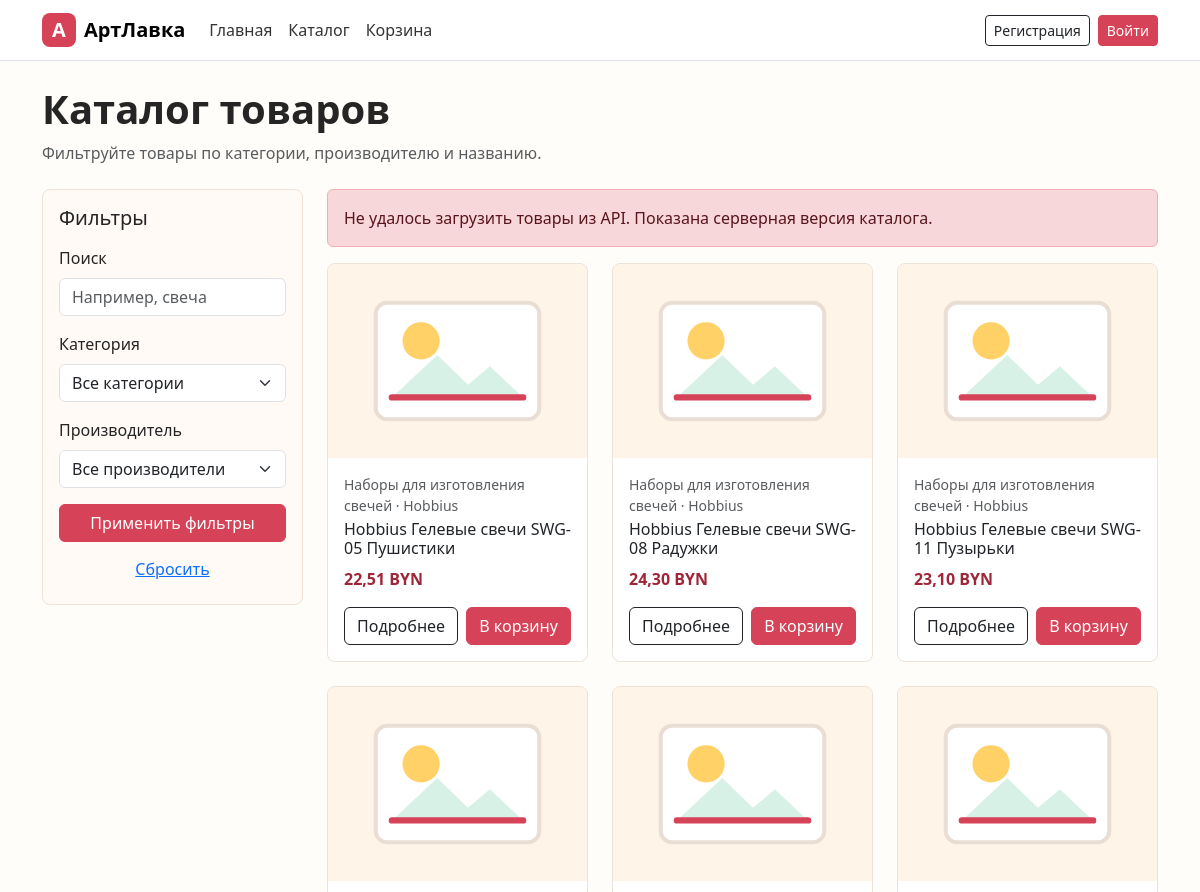
Page /catalog/ (upper part) on the earlier database version.
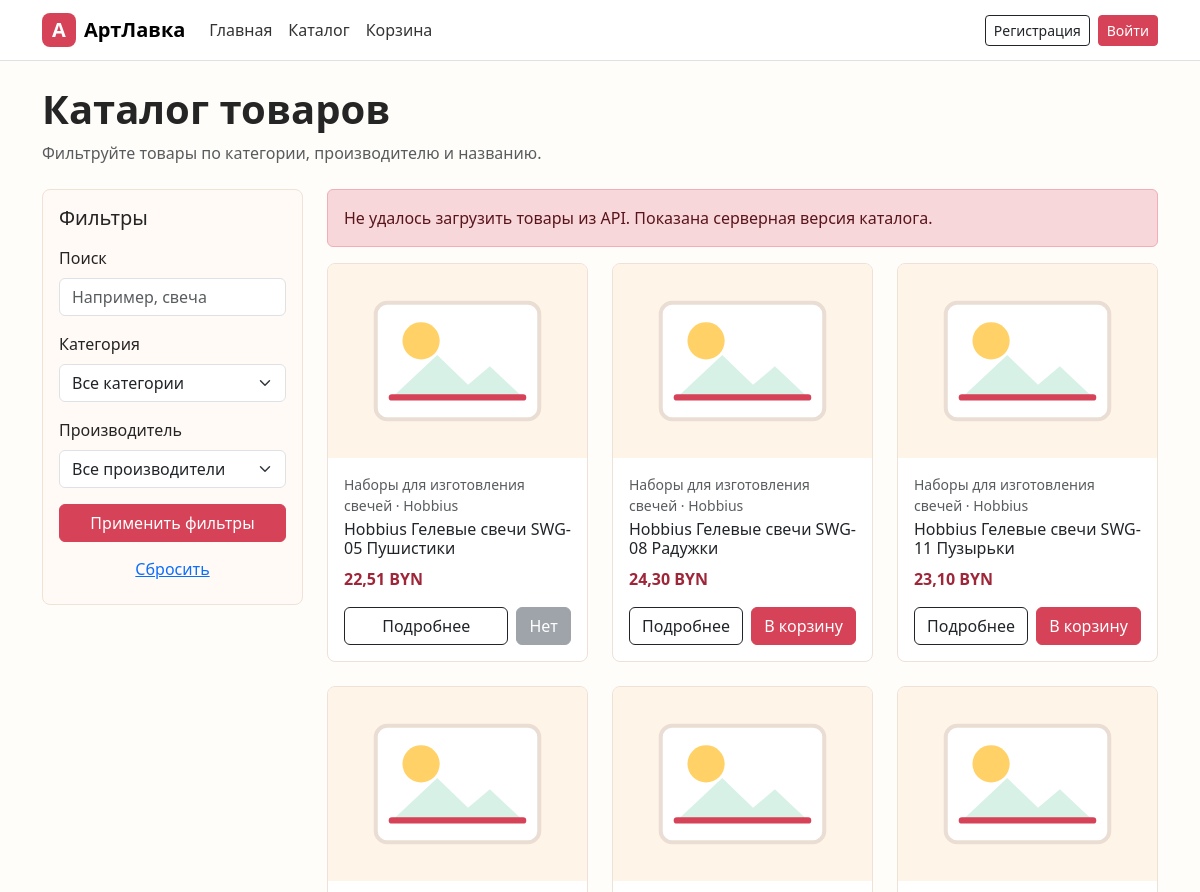
Same page on the later database version.
### shop/models.py (models this page shows, shortened)
class Product(models.Model):
    name = models.CharField(max_length=200)
    description = models.TextField()
    product_image = models.ImageField(upload_to='products/')
    price = models.DecimalField(max_digits=10, decimal_places=2)
    stock_quantity = models.IntegerField()
    category = models.ForeignKey(
        Category,
        on_delete=models.CASCADE,
        related_name="products"
    )
    manufacturer = models.ForeignKey(
        Manufacturer,
        on_delete=models.CASCADE,
        related_name="products"
    )

class Category(models.Model):
    name = models.CharField(max_length=100)
    description = models.TextField(blank=True, null=True)

class Manufacturer(models.Model):
    name = models.CharField(max_length=100)
    country = models.CharField(max_length=100)
    description = models.TextField(blank=True, null=True)

### shop/views.py (the view)
# urls.py: path('catalog/', views.product_list, name='product_list'),
@ensure_csrf_cookie
def product_list(request):
    products = Product.objects.select_related("category", "manufacturer").order_by("name")
    categories = Category.objects.all()
    manufacturers = Manufacturer.objects.all()
    category_id = request.GET.get('category')
    manufacturer_id = request.GET.get('manufacturer')
    search_query = request.GET.get('search')
    if category_id:
        products = products.filter(category_id=category_id)
    if manufacturer_id:
        products = products.filter(manufacturer_id=manufacturer_id)
    if search_query:
        products = products.filter(
            Q(name__icontains=search_query) |
            Q(description__icontains=search_query)
        )
    paginator = Paginator(products, 9)
    page_obj = paginator.get_page(request.GET.get('page'))
    query_params = request.GET.copy()
    query_params.pop('page', None)
    context = {
        'products': page_obj,
        'page_obj': page_obj,
        'categories': categories,
        'manufacturers': manufacturers,
        'selected_category': category_id or '',
        'selected_manufacturer': manufacturer_id or '',
        'search_query': search_query or '',
        'query_string': query_params.urlencode(),
    }
    return render(request, 'shop/product_list.html', context)

### shop/templates/shop/product_list.html (shortened to what this page needs)
{% extends 'base.html' %}
{% block content %}
<div class="container py-4">
    <div class="mb-4">
        <h1 class="fw-bold mb-2">Каталог товаров</h1>
        <p class="text-muted mb-0">Фильтруйте товары по категории, производителю и названию.</p>
    </div>
    <div class="row g-4">
        <aside class="col-md-3">
            <form class="filter-panel p-3" method="get" id="catalog-filter-form">
                <h2 class="h5 mb-3">Фильтры</h2>
                <div class="mb-3">
                    <label class="form-label" for="search">Поиск</label>
                    <input class="form-control" type="search" id="search" name="search" value="{{ search_query }}" placeholder="Например, свеча">
                </div>
                <div class="mb-3">
                    <label class="form-label" for="category">Категория</label>
                    <select class="form-select" id="category" name="category">
                        <option value="">Все категории</option>
                    </select>
                </div>
                <div class="mb-3">
                    <label class="form-label" for="manufacturer">Производитель</label>
                    <select class="form-select" id="manufacturer" name="manufacturer">
                        <option value="">Все производители</option>
                    </select>
                </div>
                <button class="btn btn-primary w-100" type="submit">Применить фильтры</button>
                <a class="btn btn-link w-100 mt-2" href="{% url 'product_list' %}">Сбросить</a>
            </form>
        </aside>
        <section class="col-md-9">
            <div id="catalog-error" class="alert alert-danger d-none" role="alert"></div>
            <div class="row g-4" id="product-list" data-api-catalog="true">
                {% for product in products %}
                    <div class="col-sm-6 col-lg-4">
                        {% include 'shop/partials/product_card.html' with product=product %}
                    </div>
                {% empty %}
                    <div class="col-12">
                        <div class="alert alert-info">По выбранным фильтрам товары не найдены.</div>
                    </div>
                {% endfor %}
            </div>
        </section>
    </div>
</div>
{% endblock %}

### shop/templates/shop/partials/product_card.html
{% load static %}
<article class="card product-card h-100">
    <img src="{% if product.product_image %}{{ product.product_image.url }}{% else %}{% static 'images/product-placeholder.svg' %}{% endif %}" class="card-img-top" alt="{{ product.name }}" onerror="this.src='{% static 'images/product-placeholder.svg' %}'">
    <div class="card-body d-flex flex-column">
        <p class="small text-muted mb-1">{{ product.category.name }}{% if product.manufacturer.name %} · {{ product.manufacturer.name }}{% endif %}</p>
        <h3 class="h6 card-title">{{ product.name }}</h3>
        <p class="fw-bold price mb-3">{{ product.price }} BYN</p>
        <div class="mt-auto d-flex gap-2">
            <a class="btn btn-outline-dark flex-fill" href="{% url 'product_detail' product.id %}">Подробнее</a>
            {% if product.stock_quantity > 0 %}
                <button class="btn btn-primary js-add-to-cart" type="button" data-product-id="{{ product.id }}">В корзину</button>
            {% else %}
                <button class="btn btn-secondary" type="button" disabled>Нет</button>
            {% endif %}
        </div>
    </div>
</article>

Differences in the rows shown:
changed Product "Hobbius Гелевые свечи SWG-05 Пушистики": stock_quantity "В корзину" → "Нет"
